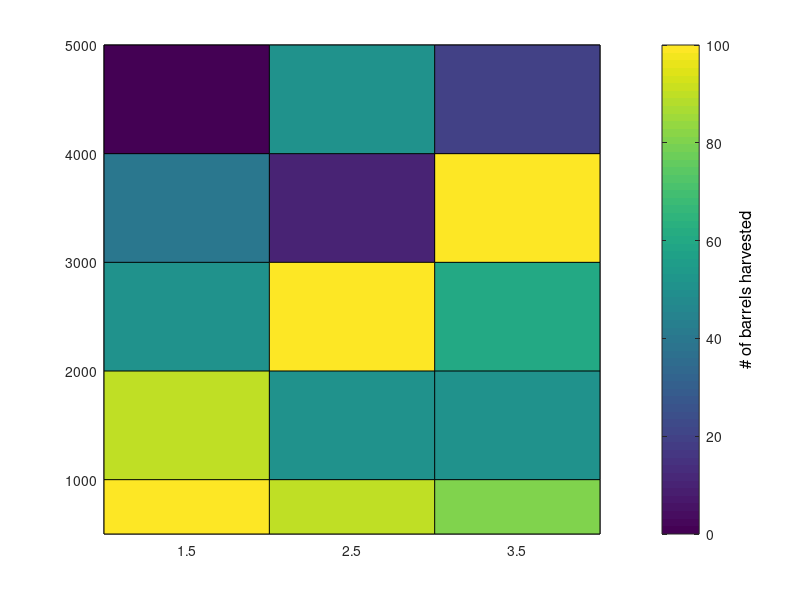

The MATLAB script that drew this image: (Note: this script raises an error after producing the figure.)


close all;
clear all;


% -- Example 1:  Plotting multiple pcolor plots that will show:
%
%    a)  A  5 x 3 matrix worth of data
%    b)  The x-axis will have strings as tick marks !
%    c)  The y-axis data will contain defined unitss
%    d)  We will also use Greek letters in our plot !



%  Our fake 5 x 3 data matrix X:

%
%
%                         Coffee bean type
%             
%                       alpha1  alpha2 beta3
%                      |----------------------
%       X    =    500  |   100    90   80 
%                1000  |    90    50   50
%                2000  |    50   100   60
%    (altitidue) 3000  |    40    10  100
%       in ft    4000  |     0    50   20
%
%                 
%     The values inside the 5 x 3 matrix = # of barrels of coffee beans
%                                          harvested at each altitude
%                                          in the higlands of Ethiopia
% 

% -- Suppose you had a 5 x 3 data matrix

X = [100  90  80;
      90  50  50;
      50 100  60;
      40  10 100;
       0  50  20];
   
   
% -- Define the strings we need for the x-axis tick marks
%
my_xtick_strings = { '\alpha1'
                     '\alpha2'
                     '\beta3'};
   
% -- We can immediately ascertain the dimensions of X

disp('This size of data matrix X is');
[number_of_rows, number_of_columns] = size(X)


% \\\\\\\\\\\\\\\\\\\\\\\\\\\\\\\\\\\\\\\\\\\\\\\\\\\\\\\\\\\\\\\
%     Note:  The pcolor command =  A LOWER-LEFT CORNER priority 
%                                  function
% \\\\\\\\\\\\\\\\\\\\\\\\\\\\\\\\\\\\\\\\\\\\\\\\\\\\\\\\\\\\\\\


% -- In order to display the full 5 x 3 data matrix, we need to add
%    1 "fake column and 1 "fake" row of "NaN" data

fake_column = NaN .* ones(number_of_rows, 1);
fake_row    = NaN .* ones(1, number_of_columns + 1);  % -- Note the extra +1 here !

% -- Concatenate fake column
disp('Adding fake column to X');
X_for_pcolor = horzcat(X, fake_column)

% -- Concatenate fake column
disp('Adding fake row to X');
X_for_pcolor = vertcat(X_for_pcolor, fake_row)
   

% \\\\\\\\\\\\\\\\\\\\\\\\\\\\\\\\\\\\\\\\\\\\\\\\\\\\\\\\\\\\\\\
% -- Define a "fake" x-axis
%
% ** Note:  Even though we have 3 columns of data, in order to make the
%           data in column #3 visible using pcolor, we must add 1 more
%           "fake" column worth of x-axis value.
% \\\\\\\\\\\\\\\\\\\\\\\\\\\\\\\\\\\\\\\\\\\\\\\\\\\\\\\\\\\\\\\

x = [1  2  3  4];  

% \\\\\\\\\\\\\\\\\\\\\\\\\\\\\\\\\\\\\\\\\\\\\\\\\\\\\\\\\\\\\\\
% -- Define a real y-axis (altitude...  in units of ft)
% \\\\\\\\\\\\\\\\\\\\\\\\\\\\\\\\\\\\\\\\\\\\\\\\\\\\\\\\\\\\\\\

y = [500 1000 2000 3000 4000 5000];  % -- Notice the extra "5000" ft 
                                     %    y-value. This is for fake
                                     %    data only !
                                       
% -- Creat meshgrid
[Xmesh, Ymesh] = meshgrid(x, y);


% -- We will define colorbar shading values to be:
%
%                   cmin  =  lowest  # of barrels harvested = 0
%                   cmax  =  highest # of barrels harvested = 100

cmin = 0;
cmax = 100;




% \\\\\\\\\\\\\\\\\\\\\\\\\\\\\\\\\\\\\\\\\\\\\\\\\\\\\\\\\\\\\\\
%        Figure 1:  Plot the pcolor data (ascending y-axis version)
% \\\\\\\\\\\\\\\\\\\\\\\\\\\\\\\\\\\\\\\\\\\\\\\\\\\\\\\\\\\\\\\

figure;

% -- make the pcolor plot
my_pcolor_plothandle1 = pcolor(Xmesh, Ymesh, X_for_pcolor);

% -- Add colorbar (and you need the plothandle for the colorbar too !)
colorbar_handle1 = colorbar;

% \\\\\\\\\\\\\\\\\\\\\\\\\\\\\\\\\\\\\\\\\\\\\\\\\\\\\\\
%  -- Using "caxis" to limit the color axis values
% \\\\\\\\\\\\\\\\\\\\\\\\\\\\\\\\\\\\\\\\\\\\\\\\\\\\\\\

caxis(  [cmin  cmax]);


% -- Add string label to colorbar
set(get(colorbar_handle1, 'YLabel'), 'String', '# of barrels harvested', 'FontSize', 12);

% \\\\\\\\\\\\\\\\\\\\\\\\\\\\\\\\\\\\\\\\\\\\\\\\\\\\\\\\\\\\\\\
% -- Now, using the "set(gca, ... )" command, we will replace the x-axis
%    tick marks with our strings:
%
%
%   Location of strings:
%
%
%     x =    1       1.5      2        2.5     3      3.5       4
%   --------------------------------------------------------------------->
%                   alpha1            alpha2         beta3
%

set(gca, 'XTick', [1.5   2.5   3.5  ], 'XTickLabels', my_xtick_strings);

%\\\\\\\\\\\\\\\\\\\\\\\\\\\\\\\\\\\\\\\\\\\\\\\\\\\\\\\\\\\\\\\
%  --  Again, using "set(gca, ...)", let's reverse the y-axis values !!
% \\\\\\\\\\\\\\\\\\\\\\\\\\\\\\\\\\\\\\\\\\\\\\\\\\\\\\\\\\\\\\\

set(gca, 'YDir', 'reverse');

% -- Now, we add the other essentials
xlabel('Coffee bean type');
ylabel('Altitude (ft)');
title(strcat('Example 1:  Greek \sigma_d_a_m_m_i_t values =', num2str(cmax), ' barrels max' ) );
colormap(jet);





